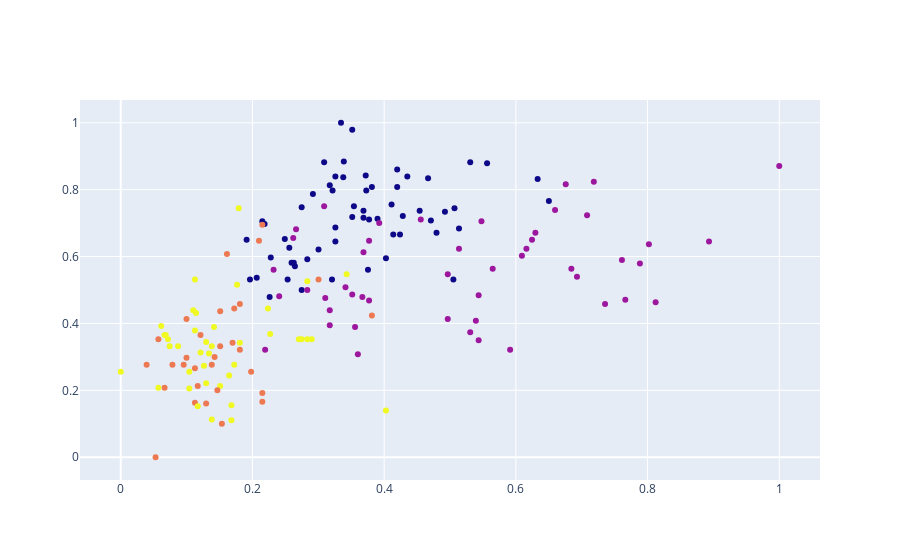

This figure's notebook cell:
### Code cell
# Plotando os grupos

from plotly import graph_objs as go


fig = go.Figure()
fig.add_trace(go.Scatter(x=df.Intesidade_cor, 
                         y=df.Alcool, 
                         mode='markers', 
                         marker=dict(color=agrupador.labels_.astype(np.float)), 
                         text=labels))
fig.show()

### Figure 1 — Plotly figure (JSON) as saved in the notebook; plotly's stock layout.template omitted (floating-point values rounded to 4 significant figures; data arrays with more than 128 entries replaced by an {"elided": "..."} marker saying what was removed)
{"data": [{"marker": {"color": {"elided": "178 int values"}}, "mode": "markers", "text": {"elided": "178 int values"}, "type": "scatter", "x": {"elided": "178 float values"}, "y": {"elided": "178 float values"}}], "layout": {}}
